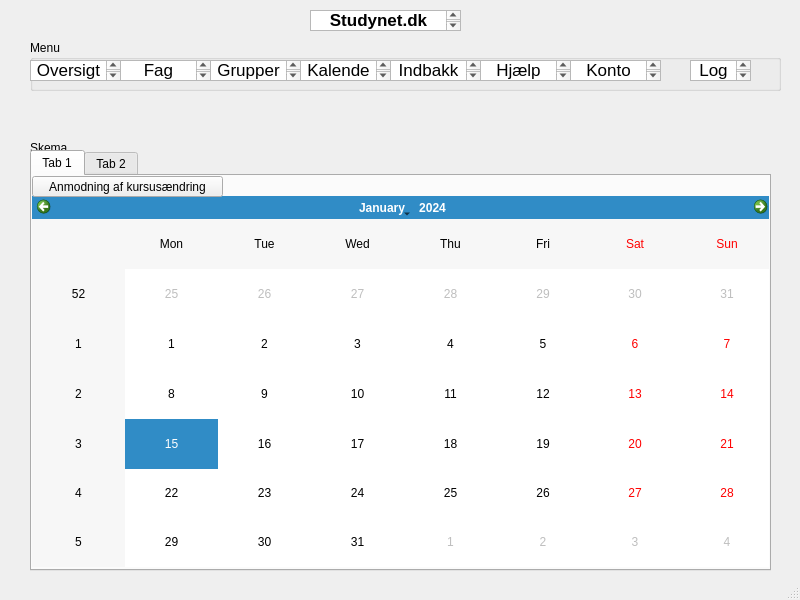
<?xml version="1.0" encoding="UTF-8"?>
<ui version="4.0">
 <class>MainWindow</class>
 <widget class="QMainWindow" name="MainWindow">
  <property name="geometry">
   <rect>
    <x>0</x>
    <y>0</y>
    <width>800</width>
    <height>600</height>
   </rect>
  </property>
  <property name="windowTitle">
   <string>MainWindow</string>
  </property>
  <widget class="QWidget" name="centralwidget">
   <widget class="QTextEdit" name="MainSite">
    <property name="geometry">
     <rect>
      <x>310</x>
      <y>10</y>
      <width>151</width>
      <height>21</height>
     </rect>
    </property>
    <property name="html">
     <string>&lt;!DOCTYPE HTML PUBLIC &quot;-//W3C//DTD HTML 4.0//EN&quot; &quot;http://www.w3.org/TR/REC-html40/strict.dtd&quot;&gt;
&lt;html&gt;&lt;head&gt;&lt;meta name=&quot;qrichtext&quot; content=&quot;1&quot; /&gt;&lt;style type=&quot;text/css&quot;&gt;
p, li { white-space: pre-wrap; }
&lt;/style&gt;&lt;/head&gt;&lt;body style=&quot; font-family:'.AppleSystemUIFont'; font-size:13pt; font-weight:400; font-style:normal;&quot;&gt;
&lt;p align=&quot;center&quot; style=&quot; margin-top:0px; margin-bottom:0px; margin-left:0px; margin-right:0px; -qt-block-indent:0; text-indent:0px;&quot;&gt;&lt;span style=&quot; font-weight:600;&quot;&gt;Studynet.dk&lt;/span&gt;&lt;/p&gt;&lt;/body&gt;&lt;/html&gt;</string>
    </property>
   </widget>
   <widget class="QGroupBox" name="groupBox_2">
    <property name="geometry">
     <rect>
      <x>30</x>
      <y>40</y>
      <width>751</width>
      <height>51</height>
     </rect>
    </property>
    <property name="title">
     <string>Menu</string>
    </property>
    <widget class="QTextEdit" name="Oversigt">
     <property name="geometry">
      <rect>
       <x>0</x>
       <y>20</y>
       <width>91</width>
       <height>21</height>
      </rect>
     </property>
     <property name="html">
      <string>&lt;!DOCTYPE HTML PUBLIC &quot;-//W3C//DTD HTML 4.0//EN&quot; &quot;http://www.w3.org/TR/REC-html40/strict.dtd&quot;&gt;
&lt;html&gt;&lt;head&gt;&lt;meta name=&quot;qrichtext&quot; content=&quot;1&quot; /&gt;&lt;style type=&quot;text/css&quot;&gt;
p, li { white-space: pre-wrap; }
&lt;/style&gt;&lt;/head&gt;&lt;body style=&quot; font-family:'.AppleSystemUIFont'; font-size:13pt; font-weight:400; font-style:normal;&quot;&gt;
&lt;p align=&quot;center&quot; style=&quot; margin-top:0px; margin-bottom:0px; margin-left:0px; margin-right:0px; -qt-block-indent:0; text-indent:0px;&quot;&gt;Oversigt&lt;/p&gt;&lt;/body&gt;&lt;/html&gt;</string>
     </property>
    </widget>
    <widget class="QTextEdit" name="Fag">
     <property name="geometry">
      <rect>
       <x>90</x>
       <y>20</y>
       <width>91</width>
       <height>21</height>
      </rect>
     </property>
     <property name="html">
      <string>&lt;!DOCTYPE HTML PUBLIC &quot;-//W3C//DTD HTML 4.0//EN&quot; &quot;http://www.w3.org/TR/REC-html40/strict.dtd&quot;&gt;
&lt;html&gt;&lt;head&gt;&lt;meta name=&quot;qrichtext&quot; content=&quot;1&quot; /&gt;&lt;style type=&quot;text/css&quot;&gt;
p, li { white-space: pre-wrap; }
&lt;/style&gt;&lt;/head&gt;&lt;body style=&quot; font-family:'.AppleSystemUIFont'; font-size:13pt; font-weight:400; font-style:normal;&quot;&gt;
&lt;p align=&quot;center&quot; style=&quot; margin-top:0px; margin-bottom:0px; margin-left:0px; margin-right:0px; -qt-block-indent:0; text-indent:0px;&quot;&gt;Fag&lt;/p&gt;&lt;/body&gt;&lt;/html&gt;</string>
     </property>
    </widget>
    <widget class="QTextEdit" name="Kalender">
     <property name="geometry">
      <rect>
       <x>270</x>
       <y>20</y>
       <width>91</width>
       <height>21</height>
      </rect>
     </property>
     <property name="html">
      <string>&lt;!DOCTYPE HTML PUBLIC &quot;-//W3C//DTD HTML 4.0//EN&quot; &quot;http://www.w3.org/TR/REC-html40/strict.dtd&quot;&gt;
&lt;html&gt;&lt;head&gt;&lt;meta name=&quot;qrichtext&quot; content=&quot;1&quot; /&gt;&lt;style type=&quot;text/css&quot;&gt;
p, li { white-space: pre-wrap; }
&lt;/style&gt;&lt;/head&gt;&lt;body style=&quot; font-family:'.AppleSystemUIFont'; font-size:13pt; font-weight:400; font-style:normal;&quot;&gt;
&lt;p align=&quot;center&quot; style=&quot; margin-top:0px; margin-bottom:0px; margin-left:0px; margin-right:0px; -qt-block-indent:0; text-indent:0px;&quot;&gt;Kalender&lt;/p&gt;&lt;/body&gt;&lt;/html&gt;</string>
     </property>
    </widget>
    <widget class="QTextEdit" name="Indbakke">
     <property name="geometry">
      <rect>
       <x>360</x>
       <y>20</y>
       <width>91</width>
       <height>21</height>
      </rect>
     </property>
     <property name="html">
      <string>&lt;!DOCTYPE HTML PUBLIC &quot;-//W3C//DTD HTML 4.0//EN&quot; &quot;http://www.w3.org/TR/REC-html40/strict.dtd&quot;&gt;
&lt;html&gt;&lt;head&gt;&lt;meta name=&quot;qrichtext&quot; content=&quot;1&quot; /&gt;&lt;style type=&quot;text/css&quot;&gt;
p, li { white-space: pre-wrap; }
&lt;/style&gt;&lt;/head&gt;&lt;body style=&quot; font-family:'.AppleSystemUIFont'; font-size:13pt; font-weight:400; font-style:normal;&quot;&gt;
&lt;p align=&quot;center&quot; style=&quot; margin-top:0px; margin-bottom:0px; margin-left:0px; margin-right:0px; -qt-block-indent:0; text-indent:0px;&quot;&gt;Indbakke&lt;/p&gt;&lt;/body&gt;&lt;/html&gt;</string>
     </property>
    </widget>
    <widget class="QTextEdit" name="Hjaelp">
     <property name="geometry">
      <rect>
       <x>450</x>
       <y>20</y>
       <width>91</width>
       <height>21</height>
      </rect>
     </property>
     <property name="html">
      <string>&lt;!DOCTYPE HTML PUBLIC &quot;-//W3C//DTD HTML 4.0//EN&quot; &quot;http://www.w3.org/TR/REC-html40/strict.dtd&quot;&gt;
&lt;html&gt;&lt;head&gt;&lt;meta name=&quot;qrichtext&quot; content=&quot;1&quot; /&gt;&lt;style type=&quot;text/css&quot;&gt;
p, li { white-space: pre-wrap; }
&lt;/style&gt;&lt;/head&gt;&lt;body style=&quot; font-family:'.AppleSystemUIFont'; font-size:13pt; font-weight:400; font-style:normal;&quot;&gt;
&lt;p align=&quot;center&quot; style=&quot; margin-top:0px; margin-bottom:0px; margin-left:0px; margin-right:0px; -qt-block-indent:0; text-indent:0px;&quot;&gt;Hjælp&lt;/p&gt;&lt;/body&gt;&lt;/html&gt;</string>
     </property>
    </widget>
    <widget class="QTextEdit" name="Konto">
     <property name="geometry">
      <rect>
       <x>540</x>
       <y>20</y>
       <width>91</width>
       <height>21</height>
      </rect>
     </property>
     <property name="html">
      <string>&lt;!DOCTYPE HTML PUBLIC &quot;-//W3C//DTD HTML 4.0//EN&quot; &quot;http://www.w3.org/TR/REC-html40/strict.dtd&quot;&gt;
&lt;html&gt;&lt;head&gt;&lt;meta name=&quot;qrichtext&quot; content=&quot;1&quot; /&gt;&lt;style type=&quot;text/css&quot;&gt;
p, li { white-space: pre-wrap; }
&lt;/style&gt;&lt;/head&gt;&lt;body style=&quot; font-family:'.AppleSystemUIFont'; font-size:13pt; font-weight:400; font-style:normal;&quot;&gt;
&lt;p align=&quot;center&quot; style=&quot; margin-top:0px; margin-bottom:0px; margin-left:0px; margin-right:0px; -qt-block-indent:0; text-indent:0px;&quot;&gt;Konto&lt;/p&gt;&lt;/body&gt;&lt;/html&gt;</string>
     </property>
    </widget>
    <widget class="QTextEdit" name="Logud">
     <property name="geometry">
      <rect>
       <x>660</x>
       <y>20</y>
       <width>61</width>
       <height>21</height>
      </rect>
     </property>
     <property name="html">
      <string>&lt;!DOCTYPE HTML PUBLIC &quot;-//W3C//DTD HTML 4.0//EN&quot; &quot;http://www.w3.org/TR/REC-html40/strict.dtd&quot;&gt;
&lt;html&gt;&lt;head&gt;&lt;meta name=&quot;qrichtext&quot; content=&quot;1&quot; /&gt;&lt;style type=&quot;text/css&quot;&gt;
p, li { white-space: pre-wrap; }
&lt;/style&gt;&lt;/head&gt;&lt;body style=&quot; font-family:'.AppleSystemUIFont'; font-size:13pt; font-weight:400; font-style:normal;&quot;&gt;
&lt;p align=&quot;center&quot; style=&quot; margin-top:0px; margin-bottom:0px; margin-left:0px; margin-right:0px; -qt-block-indent:0; text-indent:0px;&quot;&gt;Log ud&lt;/p&gt;&lt;/body&gt;&lt;/html&gt;</string>
     </property>
    </widget>
    <widget class="QTextEdit" name="Fag_2">
     <property name="geometry">
      <rect>
       <x>180</x>
       <y>20</y>
       <width>91</width>
       <height>21</height>
      </rect>
     </property>
     <property name="html">
      <string>&lt;!DOCTYPE HTML PUBLIC &quot;-//W3C//DTD HTML 4.0//EN&quot; &quot;http://www.w3.org/TR/REC-html40/strict.dtd&quot;&gt;
&lt;html&gt;&lt;head&gt;&lt;meta name=&quot;qrichtext&quot; content=&quot;1&quot; /&gt;&lt;style type=&quot;text/css&quot;&gt;
p, li { white-space: pre-wrap; }
&lt;/style&gt;&lt;/head&gt;&lt;body style=&quot; font-family:'.AppleSystemUIFont'; font-size:13pt; font-weight:400; font-style:normal;&quot;&gt;
&lt;p align=&quot;center&quot; style=&quot; margin-top:0px; margin-bottom:0px; margin-left:0px; margin-right:0px; -qt-block-indent:0; text-indent:0px;&quot;&gt;Grupper&lt;/p&gt;&lt;/body&gt;&lt;/html&gt;</string>
     </property>
    </widget>
   </widget>
   <widget class="QLabel" name="label">
    <property name="geometry">
     <rect>
      <x>30</x>
      <y>140</y>
      <width>60</width>
      <height>16</height>
     </rect>
    </property>
    <property name="text">
     <string>Skema</string>
    </property>
   </widget>
   <widget class="QTabWidget" name="tabWidget">
    <property name="geometry">
     <rect>
      <x>30</x>
      <y>150</y>
      <width>741</width>
      <height>421</height>
     </rect>
    </property>
    <property name="currentIndex">
     <number>0</number>
    </property>
    <widget class="QWidget" name="tab">
     <attribute name="title">
      <string>Tab 1</string>
     </attribute>
     <widget class="QCalendarWidget" name="calendarWidget">
      <property name="geometry">
       <rect>
        <x>0</x>
        <y>20</y>
        <width>741</width>
        <height>371</height>
       </rect>
      </property>
     </widget>
     <widget class="QPushButton" name="pushButton">
      <property name="geometry">
       <rect>
        <x>0</x>
        <y>0</y>
        <width>191</width>
        <height>21</height>
       </rect>
      </property>
      <property name="text">
       <string>Anmodning af kursusændring</string>
      </property>
     </widget>
    </widget>
    <widget class="QWidget" name="tab_2">
     <attribute name="title">
      <string>Tab 2</string>
     </attribute>
     <widget class="QGroupBox" name="groupBox">
      <property name="geometry">
       <rect>
        <x>50</x>
        <y>20</y>
        <width>641</width>
        <height>351</height>
       </rect>
      </property>
      <property name="title">
       <string/>
      </property>
      <widget class="QTextEdit" name="textEdit">
       <property name="geometry">
        <rect>
         <x>30</x>
         <y>40</y>
         <width>104</width>
         <height>21</height>
        </rect>
       </property>
       <property name="html">
        <string>&lt;!DOCTYPE HTML PUBLIC &quot;-//W3C//DTD HTML 4.0//EN&quot; &quot;http://www.w3.org/TR/REC-html40/strict.dtd&quot;&gt;
&lt;html&gt;&lt;head&gt;&lt;meta name=&quot;qrichtext&quot; content=&quot;1&quot; /&gt;&lt;style type=&quot;text/css&quot;&gt;
p, li { white-space: pre-wrap; }
&lt;/style&gt;&lt;/head&gt;&lt;body style=&quot; font-family:'.AppleSystemUIFont'; font-size:13pt; font-weight:400; font-style:normal;&quot;&gt;
&lt;p align=&quot;center&quot; style=&quot; margin-top:0px; margin-bottom:0px; margin-left:0px; margin-right:0px; -qt-block-indent:0; text-indent:0px;&quot;&gt;Kursus&lt;/p&gt;&lt;/body&gt;&lt;/html&gt;</string>
       </property>
      </widget>
      <widget class="QTextEdit" name="textEdit_2">
       <property name="geometry">
        <rect>
         <x>30</x>
         <y>80</y>
         <width>104</width>
         <height>21</height>
        </rect>
       </property>
       <property name="html">
        <string>&lt;!DOCTYPE HTML PUBLIC &quot;-//W3C//DTD HTML 4.0//EN&quot; &quot;http://www.w3.org/TR/REC-html40/strict.dtd&quot;&gt;
&lt;html&gt;&lt;head&gt;&lt;meta name=&quot;qrichtext&quot; content=&quot;1&quot; /&gt;&lt;style type=&quot;text/css&quot;&gt;
p, li { white-space: pre-wrap; }
&lt;/style&gt;&lt;/head&gt;&lt;body style=&quot; font-family:'.AppleSystemUIFont'; font-size:13pt; font-weight:400; font-style:normal;&quot;&gt;
&lt;p align=&quot;center&quot; style=&quot; margin-top:0px; margin-bottom:0px; margin-left:0px; margin-right:0px; -qt-block-indent:0; text-indent:0px;&quot;&gt;Hold&lt;/p&gt;&lt;/body&gt;&lt;/html&gt;</string>
       </property>
      </widget>
      <widget class="QTextEdit" name="textEdit_3">
       <property name="geometry">
        <rect>
         <x>30</x>
         <y>120</y>
         <width>104</width>
         <height>21</height>
        </rect>
       </property>
       <property name="html">
        <string>&lt;!DOCTYPE HTML PUBLIC &quot;-//W3C//DTD HTML 4.0//EN&quot; &quot;http://www.w3.org/TR/REC-html40/strict.dtd&quot;&gt;
&lt;html&gt;&lt;head&gt;&lt;meta name=&quot;qrichtext&quot; content=&quot;1&quot; /&gt;&lt;style type=&quot;text/css&quot;&gt;
p, li { white-space: pre-wrap; }
&lt;/style&gt;&lt;/head&gt;&lt;body style=&quot; font-family:'.AppleSystemUIFont'; font-size:13pt; font-weight:400; font-style:normal;&quot;&gt;
&lt;p align=&quot;center&quot; style=&quot; margin-top:0px; margin-bottom:0px; margin-left:0px; margin-right:0px; -qt-block-indent:0; text-indent:0px;&quot;&gt;Dato&lt;/p&gt;&lt;/body&gt;&lt;/html&gt;</string>
       </property>
      </widget>
      <widget class="QTextEdit" name="textEdit_4">
       <property name="geometry">
        <rect>
         <x>30</x>
         <y>160</y>
         <width>104</width>
         <height>21</height>
        </rect>
       </property>
       <property name="html">
        <string>&lt;!DOCTYPE HTML PUBLIC &quot;-//W3C//DTD HTML 4.0//EN&quot; &quot;http://www.w3.org/TR/REC-html40/strict.dtd&quot;&gt;
&lt;html&gt;&lt;head&gt;&lt;meta name=&quot;qrichtext&quot; content=&quot;1&quot; /&gt;&lt;style type=&quot;text/css&quot;&gt;
p, li { white-space: pre-wrap; }
&lt;/style&gt;&lt;/head&gt;&lt;body style=&quot; font-family:'.AppleSystemUIFont'; font-size:13pt; font-weight:400; font-style:normal;&quot;&gt;
&lt;p align=&quot;center&quot; style=&quot; margin-top:0px; margin-bottom:0px; margin-left:0px; margin-right:0px; -qt-block-indent:0; text-indent:0px;&quot;&gt;Tid&lt;/p&gt;&lt;/body&gt;&lt;/html&gt;</string>
       </property>
      </widget>
      <widget class="QTextEdit" name="textEdit_5">
       <property name="geometry">
        <rect>
         <x>30</x>
         <y>200</y>
         <width>104</width>
         <height>21</height>
        </rect>
       </property>
       <property name="html">
        <string>&lt;!DOCTYPE HTML PUBLIC &quot;-//W3C//DTD HTML 4.0//EN&quot; &quot;http://www.w3.org/TR/REC-html40/strict.dtd&quot;&gt;
&lt;html&gt;&lt;head&gt;&lt;meta name=&quot;qrichtext&quot; content=&quot;1&quot; /&gt;&lt;style type=&quot;text/css&quot;&gt;
p, li { white-space: pre-wrap; }
&lt;/style&gt;&lt;/head&gt;&lt;body style=&quot; font-family:'.AppleSystemUIFont'; font-size:13pt; font-weight:400; font-style:normal;&quot;&gt;
&lt;p align=&quot;center&quot; style=&quot; margin-top:0px; margin-bottom:0px; margin-left:0px; margin-right:0px; -qt-block-indent:0; text-indent:0px;&quot;&gt;Lokation&lt;/p&gt;&lt;/body&gt;&lt;/html&gt;</string>
       </property>
      </widget>
      <widget class="QComboBox" name="comboBox">
       <property name="geometry">
        <rect>
         <x>200</x>
         <y>40</y>
         <width>104</width>
         <height>26</height>
        </rect>
       </property>
       <item>
        <property name="text">
         <string>Vælg</string>
        </property>
       </item>
       <item>
        <property name="text">
         <string>Humanbiologi</string>
        </property>
       </item>
       <item>
        <property name="text">
         <string>Systemudvikling</string>
        </property>
       </item>
       <item>
        <property name="text">
         <string/>
        </property>
       </item>
      </widget>
      <widget class="QComboBox" name="comboBox_2">
       <property name="geometry">
        <rect>
         <x>200</x>
         <y>80</y>
         <width>104</width>
         <height>26</height>
        </rect>
       </property>
       <item>
        <property name="text">
         <string>Vælg</string>
        </property>
       </item>
       <item>
        <property name="text">
         <string>Hold 1</string>
        </property>
       </item>
       <item>
        <property name="text">
         <string>Hold 2</string>
        </property>
       </item>
      </widget>
      <widget class="QDateEdit" name="dateEdit">
       <property name="geometry">
        <rect>
         <x>200</x>
         <y>120</y>
         <width>110</width>
         <height>24</height>
        </rect>
       </property>
      </widget>
      <widget class="QTimeEdit" name="timeEdit">
       <property name="geometry">
        <rect>
         <x>200</x>
         <y>160</y>
         <width>111</width>
         <height>24</height>
        </rect>
       </property>
      </widget>
      <widget class="QComboBox" name="comboBox_3">
       <property name="geometry">
        <rect>
         <x>200</x>
         <y>200</y>
         <width>104</width>
         <height>26</height>
        </rect>
       </property>
       <item>
        <property name="text">
         <string>Vælg</string>
        </property>
       </item>
       <item>
        <property name="text">
         <string>Universitetsparken 5, 4.17</string>
        </property>
       </item>
       <item>
        <property name="text">
         <string>DTU Campus Ballerup, x2.70</string>
        </property>
       </item>
      </widget>
      <widget class="QTextEdit" name="textEdit_6">
       <property name="geometry">
        <rect>
         <x>30</x>
         <y>260</y>
         <width>104</width>
         <height>21</height>
        </rect>
       </property>
       <property name="html">
        <string>&lt;!DOCTYPE HTML PUBLIC &quot;-//W3C//DTD HTML 4.0//EN&quot; &quot;http://www.w3.org/TR/REC-html40/strict.dtd&quot;&gt;
&lt;html&gt;&lt;head&gt;&lt;meta name=&quot;qrichtext&quot; content=&quot;1&quot; /&gt;&lt;style type=&quot;text/css&quot;&gt;
p, li { white-space: pre-wrap; }
&lt;/style&gt;&lt;/head&gt;&lt;body style=&quot; font-family:'.AppleSystemUIFont'; font-size:13pt; font-weight:400; font-style:normal;&quot;&gt;
&lt;p align=&quot;center&quot; style=&quot; margin-top:0px; margin-bottom:0px; margin-left:0px; margin-right:0px; -qt-block-indent:0; text-indent:0px;&quot;&gt;Bemærkninger&lt;/p&gt;&lt;/body&gt;&lt;/html&gt;</string>
       </property>
      </widget>
      <widget class="QTextEdit" name="textEdit_7">
       <property name="geometry">
        <rect>
         <x>30</x>
         <y>280</y>
         <width>191</width>
         <height>61</height>
        </rect>
       </property>
       <property name="html">
        <string>&lt;!DOCTYPE HTML PUBLIC &quot;-//W3C//DTD HTML 4.0//EN&quot; &quot;http://www.w3.org/TR/REC-html40/strict.dtd&quot;&gt;
&lt;html&gt;&lt;head&gt;&lt;meta name=&quot;qrichtext&quot; content=&quot;1&quot; /&gt;&lt;style type=&quot;text/css&quot;&gt;
p, li { white-space: pre-wrap; }
&lt;/style&gt;&lt;/head&gt;&lt;body style=&quot; font-family:'.AppleSystemUIFont'; font-size:13pt; font-weight:400; font-style:normal;&quot;&gt;
&lt;p style=&quot; margin-top:0px; margin-bottom:0px; margin-left:0px; margin-right:0px; -qt-block-indent:0; text-indent:0px;&quot;&gt;...&lt;/p&gt;&lt;/body&gt;&lt;/html&gt;</string>
       </property>
      </widget>
      <widget class="QDialogButtonBox" name="buttonBox">
       <property name="geometry">
        <rect>
         <x>430</x>
         <y>300</y>
         <width>175</width>
         <height>32</height>
        </rect>
       </property>
       <property name="standardButtons">
        <set>QDialogButtonBox::Cancel|QDialogButtonBox::Ok</set>
       </property>
      </widget>
      <widget class="QLabel" name="label_2">
       <property name="geometry">
        <rect>
         <x>200</x>
         <y>10</y>
         <width>211</width>
         <height>16</height>
        </rect>
       </property>
       <property name="text">
        <string>Anmodning af kurusændringer</string>
       </property>
      </widget>
     </widget>
    </widget>
   </widget>
  </widget>
  <widget class="QStatusBar" name="statusbar"/>
 </widget>
 <resources/>
 <connections/>
</ui>
